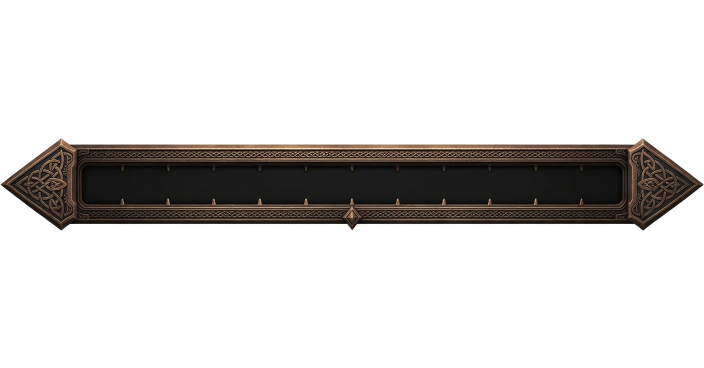
#> input picture tools/art/compass_4.png, 1408 x 736 px (shown at 1/2 size)
$ python assemble.py compass_4.png compass_4.png
#> lines starting #> are read from the running program, lines starting #| are printed output that depends on the picture; after the words box and inside, x2 and y2 are one past the last pixel; in counts of white or black regions, pixels touching at a corner belong together
"""Grok's compass bars come back at 5:1 to 7.6:1; the frame is 2000x138 (14.5:1) and Plugin.cs
places content by fractions of it. Stretching would smear the end caps and the knotwork, so the
bar is rebuilt at the real size from its own pieces: both end caps and the centre pointer as
drawn, the run between them filled by repeating a slice one tick-spacing wide (the period is
measured by autocorrelation along the window's top rim, so the ticks keep their rhythm).

    python tools/art/assemble.py compass_4.png out.png [--black-window] [--match ref.png ...]

--black-window fills the window recess with flat black and so removes the tick marks (Cartur,
2026-10-05, on option 4: "background black and the tick marks gone"). The recess is the run of
rows where at least 85% of the straight bar is darker than 45 - the charcoal window with the
ticks in it - bounded by the bronze bevel rows either side; its width is the dark run on the
middle row. Measured each time, not hard-coded.

--match recolours the metal to the UI's (Cartur, 2026-10-05: "color match it to the rest of the
ui"): per channel, mean and spread of the bar's metal moved onto those of the references' metal -
the method cartur-ui-hud/tools/art/fit2.py used on the equipment board. Metal = opaque pixels
brighter than 40 and not teal (runes); the black window and the background are left alone.

White around the bar becomes transparent (flood from the edge, as cartur-ui-hud's boards.py).
"""
import sys
import numpy as np
from PIL import Image
from scipy import ndimage

W, H = 2000, 138

def cut_white(rgb):
    lum = rgb.mean(axis=2)
    labels, _ = ndimage.label(lum > 235)
    edge = np.unique(np.concatenate([labels[0], labels[-1], labels[:, 0], labels[:, -1]]))
    bg = np.isin(labels, edge[edge > 0])
    alpha = np.where(bg, 0, 255).astype(np.uint8)
    rim = ndimage.binary_dilation(bg, iterations=2) & ~bg
    alpha[rim] = np.clip((255 - lum[rim]) / (255 - 90) * 255, 0, 255).astype(np.uint8)
    return np.dstack([rgb, alpha])

def main(src, dst, black_window=False, match=()):
#> called with src = 'compass_4.png', dst = 'compass_4.png', black_window = False
    rgb = np.asarray(Image.open(src).convert("RGB"))
#> rgb is the input picture: shape (736, 1408, 3); mean R, G, B 214.6, 212.6, 211.2
    a = rgb.mean(axis=2) < 235
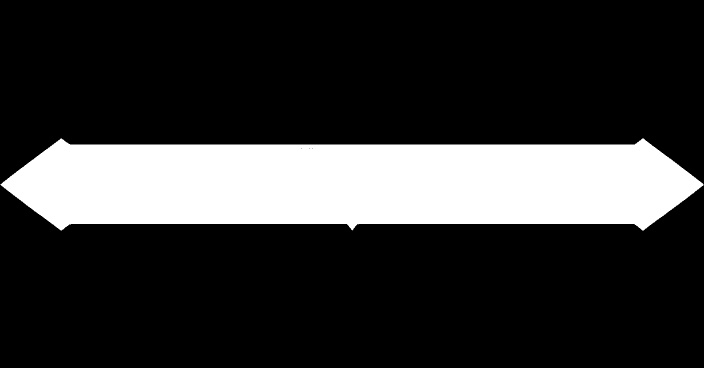
#> a: shape (736, 1408) bool (shown at 1/2 size); 20.1% white; 1 white region, box (x1, y1, x2, y2) and area: (1, 277, 1407, 461) 208412
    ys, xs = np.where(a)
    bar = rgb[ys.min():ys.max() + 1, xs.min():xs.max() + 1]
    h0, w0 = bar.shape[:2]
#> h0 = 184; w0 = 1406
    k = H / h0
#> k = 0.75
    bar = np.asarray(Image.fromarray(bar).resize((round(w0 * k), H), Image.LANCZOS))
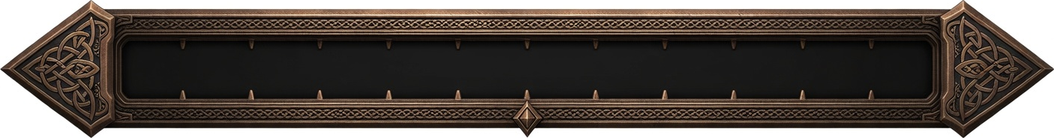
#> bar: shape (138, 1054, 3); mean R, G, B 93.2, 85.3, 79.8
    w = bar.shape[1]
#> w = 1054

    # Ends kept as drawn: the cap plus the window's own corner, i.e. everything up to 20% of the
    # bar in from each side. The run that repeats is cut from the straight middle (25-45%), so no
    # window edge or corner is ever in it.
    cap_l = int(w * 0.20)
#> cap_l = 210
    cap_r = w - cap_l
#> cap_r = 844
    mid = w // 2
#> mid = 527
    ptr = 40   # half-width kept around the centre pointer
    t0 = int(w * 0.25)
#> t0 = 263

    # Repeat period from the knotwork band in the top rim (12% down), searched 60-300 px so wood
    # grain cannot win; the band is the most visible seam.
    row = bar[int(H * 0.12), t0:int(w * 0.45)].mean(axis=1)
#> row = 211 values, max 107 at index 180, min 66.67 at index 0, mean 81.96
    row = row - row.mean()
#> row = 211 values, max 25.04 at index 180, min -15.29 at index 0, mean -9.16e-15
    ac = np.correlate(row, row, "full")[len(row) - 1:]
#> ac = 211 values, max 17270.1 at index 0, min -4769.7 at index 151, mean 40.92
    period = int(np.argmax(ac[60:300]) + 60)
#> period = 60

    # Seams: start the slice where its two ends match best (searched over the straight run), then
    # cross-fade BLEND px across every join - Grok lights the bar unevenly along its length, so a
    # hard cut showed as a brightness step at each repeat.
    BLEND = 16
    f = bar.astype(np.float32)
    best, t0 = None, t0
    for t in range(int(w * 0.22), int(w * 0.45) - period - BLEND):
        err = np.abs(f[:, t] - f[:, t + period]).mean()
        if best is None or err < best:
            best, t0 = err, t
#> this loop made 167 passes
#> (err, best) on passes 1, 2, 3, 4, 7, 46, 47, 59, 63, 64, 68, 76: (9.2, 9.2), (8.5, 8.5), (8.2, 8.2), (7.98, 7.98), (7.17, 7.17), (7.06, 7.06), (6.4, 6.4), (6.29, 6.29), (5.7, 5.7), (5.57, 5.57), (5.04, 5.04), (4.93, 4.93)
#> err on passes 5, 6, 8, 9, 10, 11: 8.7, 9.84, 8.15, 9.88, 10.25, 8.61
#> after the loop, best = 4.01; t0 = 350
    tile = f[:, t0:t0 + period + BLEND]
    ramp = np.linspace(0, 1, BLEND)[None, :, None]

    out = np.zeros((H, W, 3), np.float32)
    out[:, :cap_l] = f[:, :cap_l]
    c0 = W // 2 - ptr
    end = W - (w - cap_r)
#> end = 1790

    def lay(x0, x1):
        # Each repeat starts BLEND px early, over whatever is already there (the cap, the pointer or
        # the previous repeat), and fades in across it. Overrunning x1 is fine: the pointer and the
        # right end are placed on top afterwards.
#> called with x0 = 210, x1 = 960
        x = x0 - BLEND
#> x = 194
        while x < x1:
            n = min(period + BLEND, W - x)
            piece = tile[:, :n].copy()
            piece[:, :BLEND] = out[:, x:x + BLEND] * (1 - ramp) + piece[:, :BLEND] * ramp
            out[:, x:x + n] = piece
            x += period
#> this loop made 13 passes
#> x on passes 1 to 12: 254, 314, 374, 434, 494, 554, 614, 674, 734, 794, 854, 914
#> after the loop, x = 974

    lay(cap_l, c0)
    # Pointer and right end go on last, each faded in over BLEND px from what is under it.
    def place(x, src):
#> called with x = 960
        n = src.shape[1]; k = min(BLEND, n)
#> after `n = src.shape[1]`: n = 80
#> after `k = min(BLEND, n)`: k = 16
        src = src.copy()
        src[:, :k] = out[:, x:x + k] * (1 - ramp[:, :k]) + src[:, :k] * ramp[:, :k]
#> src: shape (138, 80, 3) float32; mean of channels 0, 1, 2 82.3, 73.7, 67.8
        out[:, x:x + n] = src
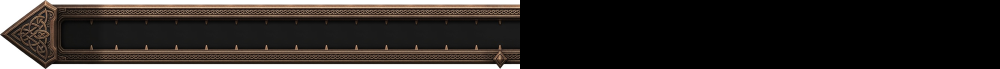
#> out: shape (138, 2000, 3) float32 (shown at 1/2 size); mean R, G, B 47.1, 42.6, 39.5
    place(c0, f[:, mid - ptr:mid + ptr])
    lay(c0 + 2 * ptr, end)
#> call 2 of lay, with x0 = 1040, x1 = 1790
#> the loop in lay (call 2), `while x < x1:` made 13 passes
#> x on passes 1 to 12: 1084, 1144, 1204, 1264, 1324, 1384, 1444, 1504, 1564, 1624, 1684, 1744
#> after the loop in lay (call 2), `while x < x1:`:
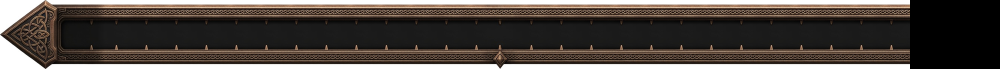
#> out: shape (138, 2000, 3) float32 (shown at 1/2 size); mean R, G, B 80.4, 72.5, 66.9
#> after the loop in lay (call 2), `while x < x1:`: x = 1804
    place(end, f[:, cap_r:])
#> call 2 of place, with x = 1790
#> in place (call 2), `src[:, :k] = out[:, x:x + k] * (1 - ramp[:, :k]) + src[:, :k] * ramp[:..`:
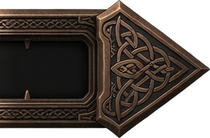
#> src: shape (138, 210, 3) float32; mean of channels 0, 1, 2 110.5, 102.9, 97.8; drawn as R, G, B
#> in place (call 2), `out[:, x:x + n] = src`: out: shape (138, 2000, 3) float32; 10.31% of pixels changed, all inside (x1, y1, x2, y2) = (1791, 0, 2000, 138)
    out = out.clip(0, 255).astype(np.uint8)

    if black_window:
        lum = out.mean(axis=2)
        run = lum[:, int(W * 0.15):int(W * 0.45)]
        dark = (run < 45).mean(axis=1) >= 0.85
        cy = H // 2
        y0 = cy
        while y0 > 0 and dark[y0 - 1]: y0 -= 1
        y1 = cy
        while y1 < H - 1 and dark[y1 + 1]: y1 += 1
        # Width: the unbroken dark run outward from the centre on the middle row - the end caps
        # have dark pixels of their own, so "any dark column" reached the image edge.
        x0 = x1 = W // 2
        while x0 > 0 and lum[cy, x0 - 1] < 45: x0 -= 1
        while x1 < W - 1 and lum[cy, x1 + 1] < 45: x1 += 1
        out[y0:y1 + 1, x0:x1 + 1] = 0
        print(f"  black window rows {y0}..{y1}, cols {x0}..{x1}")

    rgba = cut_white(out)
#> in cut_white, `labels, _ = ndimage.label(lum > 235)`:
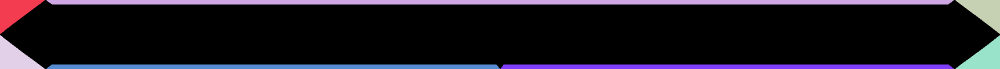
#> labels: shape (138, 2000) int32 (shown at 1/2 size); 8 distinct labels, from 0 to 7; one colour per label, 0 black
#> in cut_white, `edge = np.unique(np.concatenate([labels[0], labels[-1], labels[:, 0], ..`: edge = [0, 1, 2, 3, 4, 5, 6, 7]
#> in cut_white, `bg = np.isin(labels, edge[edge > 0])`: bg: shape (138, 2000) bool; 16.2% white; 7 white regions, largest, box (x1, y1, x2, y2) and area: (93, 0, 1908, 9) 16240, (93, 129, 1000, 138) 8089, (1001, 129, 1908, 138) 8089
#> in cut_white, `rim = ndimage.binary_dilation(bg, iterations=2) & ~bg`: rim: shape (138, 2000) bool; 2.9% white in thin lines or dots
#> in cut_white, `alpha[rim] = np.clip((255 - lum[rim]) / (255 - 90) * 255, 0, 255).asty..`:
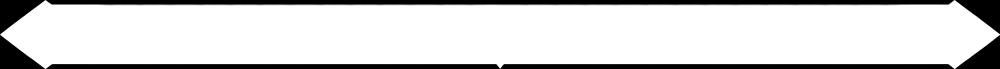
#> alpha: shape (138, 2000) (shown at 1/2 size); min 0, max 255, mean 211.7
    if match:
        def metal(px):
            rgb, al = px[..., :3].astype(np.float64), px[..., 3]
            lum = rgb.mean(axis=2)
            teal = (rgb[..., 1] > rgb[..., 0] + 10) & (rgb[..., 2] > rgb[..., 0] + 10)
            return (al > 200) & (lum > 40) & ~teal
        ref = np.concatenate([np.asarray(Image.open(r).convert("RGBA"))[metal(np.asarray(Image.open(r).convert("RGBA")))][:, :3]
                              for r in match]).astype(np.float64)
        m = metal(rgba)
        pix = rgba[..., :3].astype(np.float64)
        for c in range(3):
            ch = pix[..., c]
            sm, ss = ch[m].mean(), ch[m].std() or 1.0
            rm, rs = ref[:, c].mean(), ref[:, c].std()
            ch[m] = np.clip((ch[m] - sm) * (rs / ss) + rm, 0, 255)
        print(f"  metal matched to {len(match)} reference(s): mean {ref.mean(axis=0).round(1)}")
        rgba = np.dstack([pix.round().astype(np.uint8), rgba[..., 3]])
    Image.fromarray(rgba, "RGBA").save(dst)
    print(f"{src}: bar {w0}x{h0} -> caps {cap_l}/{w - cap_r} px, tick period {period} px -> {dst} {W}x{H}")
#| compass_4.png: bar 1406x184 -> caps 210/210 px, tick period 60 px -> compass_4.png 2000x138

if __name__ == "__main__":
    refs = sys.argv[sys.argv.index("--match") + 1:] if "--match" in sys.argv else []
    main(sys.argv[1], sys.argv[2], "--black-window" in sys.argv, [r for r in refs if not r.startswith("--")])
